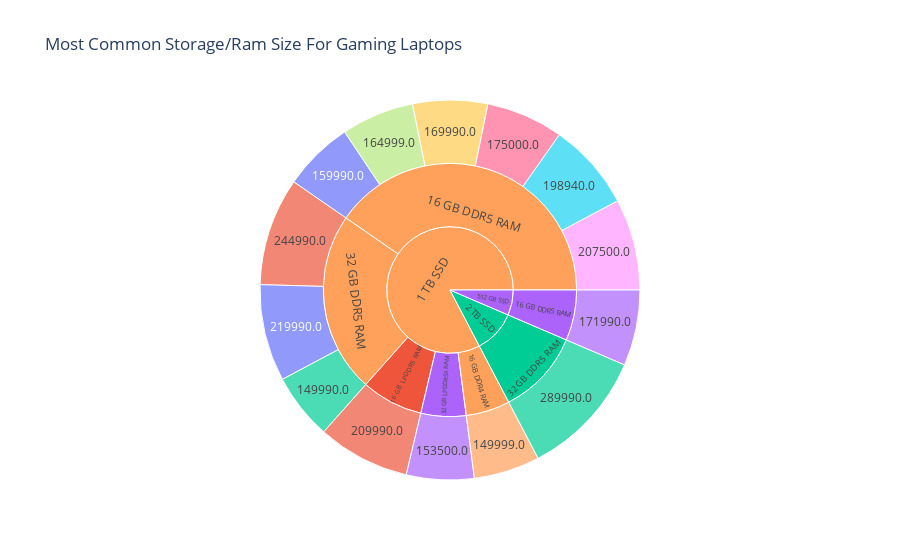

This figure's notebook cell:
### Code cell
# Pie Chart For The Most Common Storage/Ram for Gaming Laptops

df6 = df_14.copy()
df6.reset_index(inplace=True)
fig = px.sunburst(df6, path=['Storage', 'RAM','Price'], values='Price',
                  color='Name', title='Most Common Storage/Ram Size For Gaming Laptops')
fig.show()

# Goal 7: Conclusion: The Most Common Storage Size for top 14 is 1 TB SSD For Gaming Laptop
# Goal 8 Conclusion: The Most Common RAM Size for the top 14 is 16 GB DDR5 RAM For Gaming Laptop

### Figure 1 — Plotly figure (JSON) as saved in the notebook; plotly's stock layout.template omitted (floating-point values rounded to 4 significant figures)
{"data": [{"branchvalues": "total", "customdata": [["ASUS ROG Strix G16 with 90WHr Battery Intel HX-Series Intel Core i9 13th Gen 13980HX - (16 GB/1 TB SSD..."], ["ASUS ROG Flow Z13 Intel H-Series Intel Core i9 13th Gen 13900H - (16 GB/1 TB SSD/Windows 11 Home/8 GB ..."], ["MSI Crosshair 16 HX Intel Core i7 14th Gen 14700HX - (32 GB/1 TB SSD/Windows 11 Home/8 GB Graphics/NVI..."], ["Acer Predator Intel Core i7 13th Gen 13700HX - (16 GB/512 GB SSD/Windows 11 Home/8 GB Graphics/NVIDIA ..."], ["MSI Creator Z16 Intel Core i9 11th Gen 11900H - (16 GB/1 TB SSD/Windows 10 Home/6 GB Graphics/NVIDIA G..."], ["HP OMEN Intel Core i7 13th Gen 13700HX - (16 GB/1 TB SSD/Windows 11 Home/8 GB Graphics/NVIDIA GeForce ..."], ["ASUS TUF Gaming A15 with 90WHr Battery, AI Powered AMD Ryzen 9 Octa Core 7940HS - (16 GB/1 TB SSD/Wind..."], ["DELL G15 5521 Intel Core i9 12th Gen 12900H - (16 GB/1 TB SSD/Windows 11 Home/8 GB Graphics/NVIDIA GeF..."], ["Acer Predator Intel Core i9 13th Gen 13900HX - (16 GB/1 TB SSD/Windows 11 Home/8 GB Graphics/NVIDIA Ge..."], ["Acer Predator Helios Neo 16 Intel Core i9 14th Gen 14900HX - (16 GB/1 TB SSD/Windows 11 Home/8 GB Grap..."], ["MSI Stealth 16 Studio Intel Core i7 13th Gen 13700H - (32 GB/1 TB SSD/Windows 11 Home/8 GB Graphics/NV..."], ["Acer Predator Helios 16 Intel Core i9 14th Gen 14900HX - (32 GB/1 TB SSD/Windows 11 Home/12 GB Graphic..."], ["ASUS ROG Strix Scar 16 Intel Core i9 14th Gen 14900HX - (32 GB/2 TB SSD/Windows 11 Home/12 GB Graphics..."], ["Lenovo IdeaPad Pro 5 2K OLED AI PC Intel Core Ultra 9 185H - (32 GB/1 TB SSD/Windows 11 Home/6 GB Grap..."], ["MSI Creator Z16 Intel Core i9 11th Gen 11900H - (16 GB/1 TB SSD/Windows 10 Home/6 GB Graphics/NVIDIA G..."], ["(?)"], ["Acer Predator Intel Core i7 13th Gen 13700HX - (16 GB/512 GB SSD/Windows 11 Home/8 GB Graphics/NVIDIA ..."], ["ASUS ROG Flow Z13 Intel H-Series Intel Core i9 13th Gen 13900H - (16 GB/1 TB SSD/Windows 11 Home/8 GB ..."], ["(?)"], ["ASUS ROG Strix Scar 16 Intel Core i9 14th Gen 14900HX - (32 GB/2 TB SSD/Windows 11 Home/12 GB Graphics..."], ["Lenovo IdeaPad Pro 5 2K OLED AI PC Intel Core Ultra 9 185H - (32 GB/1 TB SSD/Windows 11 Home/6 GB Grap..."], ["(?)"], ["ASUS ROG Strix Scar 16 Intel Core i9 14th Gen 14900HX - (32 GB/2 TB SSD/Windows 11 Home/12 GB Graphics..."], ["Acer Predator Intel Core i7 13th Gen 13700HX - (16 GB/512 GB SSD/Windows 11 Home/8 GB Graphics/NVIDIA ..."]], "domain": {"x": [0, 1], "y": [0, 1]}, "hovertemplate": "labels=%{label}<br>Price=%{value}<br>parent=%{parent}<br>id=%{id}<br>Name=%{customdata[0]}<extra></extra>", "ids": ["1 TB SSD/16 GB DDR5 RAM/159990.0", "1 TB SSD/16 GB LPDDR5 RAM/209990.0", "1 TB SSD/32 GB DDR5 RAM/149990.0", "512 GB SSD/16 GB DDR5 RAM/171990.0", "1 TB SSD/16 GB DDR4 RAM/149999.0", "1 TB SSD/16 GB DDR5 RAM/198940.0", "1 TB SSD/16 GB DDR5 RAM/175000.0", "1 TB SSD/16 GB DDR5 RAM/164999.0", "1 TB SSD/16 GB DDR5 RAM/207500.0", "1 TB SSD/16 GB DDR5 RAM/169990.0", "1 TB SSD/32 GB DDR5 RAM/219990.0", "1 TB SSD/32 GB DDR5 RAM/244990.0", "2 TB SSD/32 GB DDR5 RAM/289990.0", "1 TB SSD/32 GB LPDDR5X RAM/153500.0", "1 TB SSD/16 GB DDR4 RAM", "1 TB SSD/16 GB DDR5 RAM", "512 GB SSD/16 GB DDR5 RAM", "1 TB SSD/16 GB LPDDR5 RAM", "1 TB SSD/32 GB DDR5 RAM", "2 TB SSD/32 GB DDR5 RAM", "1 TB SSD/32 GB LPDDR5X RAM", "1 TB SSD", "2 TB SSD", "512 GB SSD"], "labels": ["159990.0", "209990.0", "149990.0", "171990.0", "149999.0", "198940.0", "175000.0", "164999.0", "207500.0", "169990.0", "219990.0", "244990.0", "289990.0", "153500.0", "16 GB DDR4 RAM", "16 GB DDR5 RAM", "16 GB DDR5 RAM", "16 GB LPDDR5 RAM", "32 GB DDR5 RAM", "32 GB DDR5 RAM", "32 GB LPDDR5X RAM", "1 TB SSD", "2 TB SSD", "512 GB SSD"], "marker": {"colors": ["#636efa", "#EF553B", "#00cc96", "#ab63fa", "#FFA15A", "#19d3f3", "#FF6692", "#B6E880", "#FF97FF", "#FECB52", "#636efa", "#EF553B", "#00cc96", "#ab63fa", "#FFA15A", "#FFA15A", "#ab63fa", "#EF553B", "#FFA15A", "#00cc96", "#ab63fa", "#FFA15A", "#00cc96", "#ab63fa"]}, "name": "", "parents": ["1 TB SSD/16 GB DDR5 RAM", "1 TB SSD/16 GB LPDDR5 RAM", "1 TB SSD/32 GB DDR5 RAM", "512 GB SSD/16 GB DDR5 RAM", "1 TB SSD/16 GB DDR4 RAM", "1 TB SSD/16 GB DDR5 RAM", "1 TB SSD/16 GB DDR5 RAM", "1 TB SSD/16 GB DDR5 RAM", "1 TB SSD/16 GB DDR5 RAM", "1 TB SSD/16 GB DDR5 RAM", "1 TB SSD/32 GB DDR5 RAM", "1 TB SSD/32 GB DDR5 RAM", "2 TB SSD/32 GB DDR5 RAM", "1 TB SSD/32 GB LPDDR5X RAM", "1 TB SSD", "1 TB SSD", "512 GB SSD", "1 TB SSD", "1 TB SSD", "2 TB SSD", "1 TB SSD", "", "", ""], "type": "sunburst", "values": [159990, 209990, 149990, 171990, 149999, 198940, 175000, 164999, 207500, 169990, 219990, 244990, 289990, 153500, 149999, 1076419, 171990, 209990, 614970, 289990, 153500, 2204878, 289990, 171990]}], "layout": {"legend": {"tracegroupgap": 0}, "title": {"text": "Most Common Storage/Ram Size For Gaming Laptops"}}}
